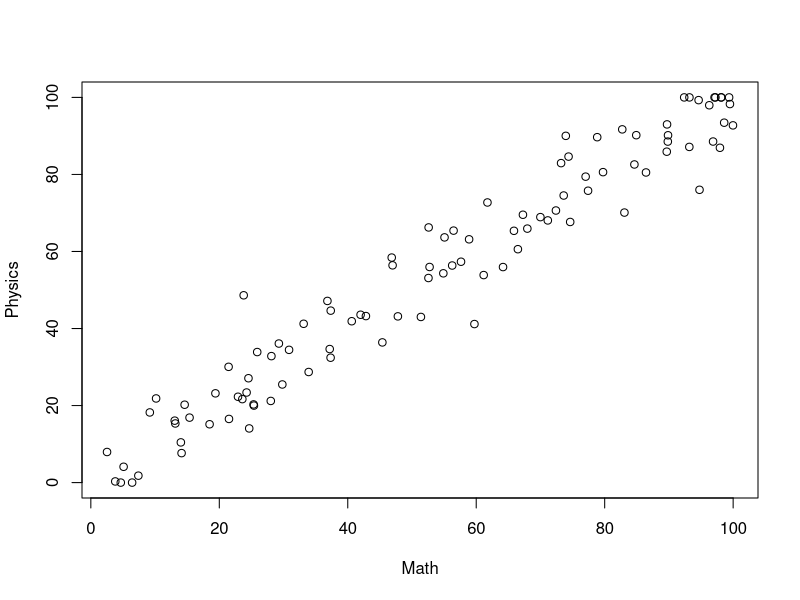
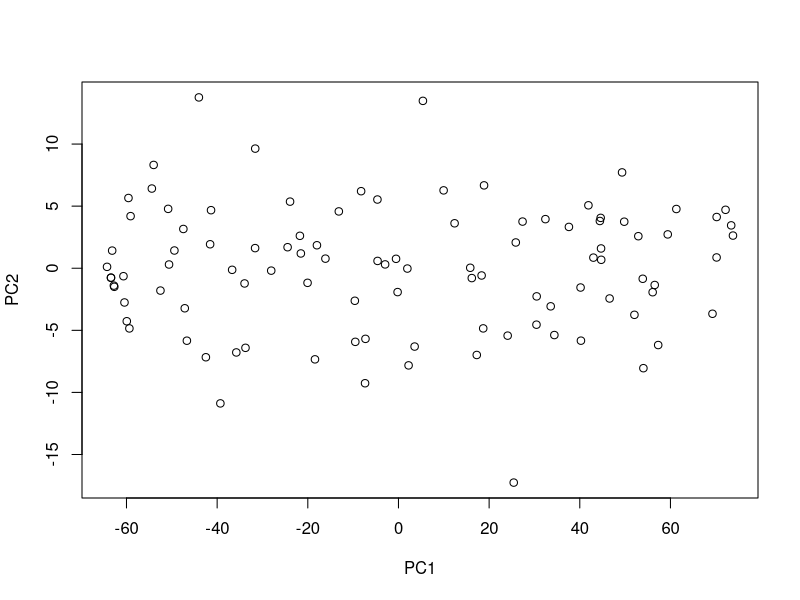
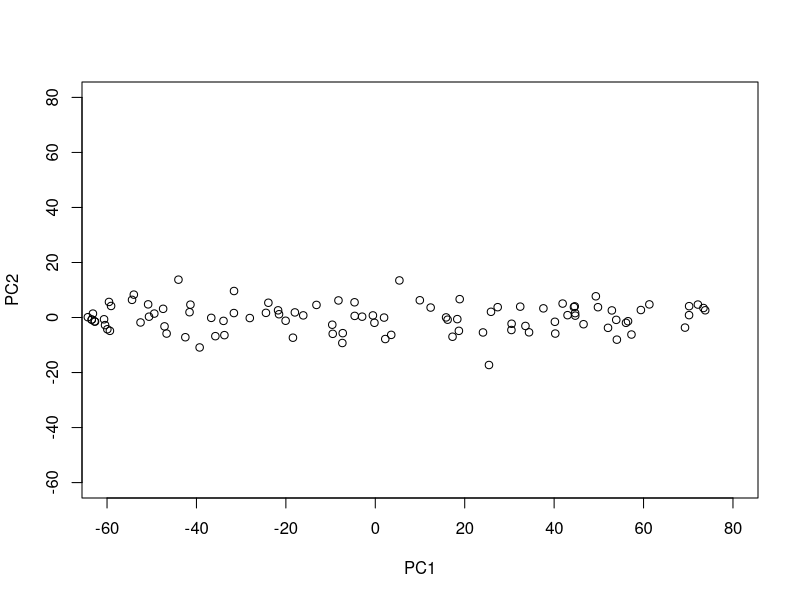
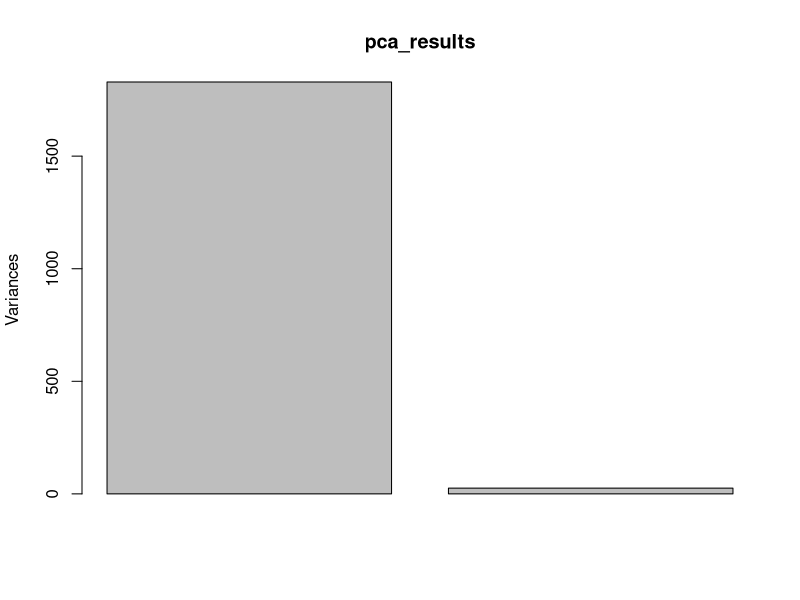
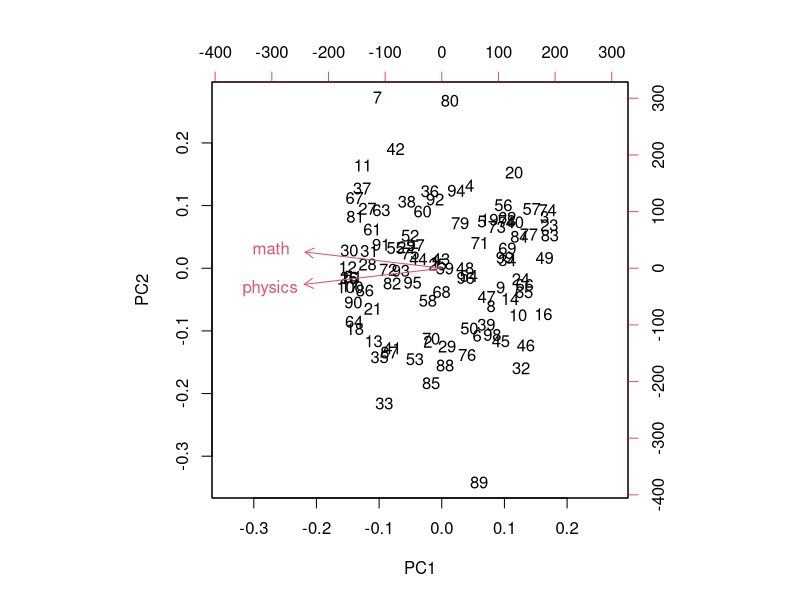

The R source for these figures, in order:
## ---- chunk 1
library(dplyr)
knitr::opts_chunk$set(echo = TRUE)
## ---- chunk 2
set.seed(1337)
mathScore <- runif(100) * 100
physicsScore <- mathScore + rnorm(100, sd = 8)

#Let's make sure that there are no negative marks:
physicsScore <- pmax(0, physicsScore)

#And let's make sure that there are no marks greater than 100:
physicsScore <- pmin(100, physicsScore)

allTestResults <- data.frame(math = mathScore, physics = physicsScore)
plot(allTestResults$math, allTestResults$physics, xlab = "Math", ylab = "Physics")
## ---- chunk 3
cor(allTestResults$math, allTestResults$physics)
## ---- chunk 4
pca_results <- prcomp(allTestResults, center = TRUE) #Don't need to scale, since both axes already on same scale, but centering is NB

print (pca_results)
plot(pca_results$x)
## ---- chunk 5
# Let's scale the plot:
plot(pca_results$x, xlim = c(-60, 80), ylim = c(-60, 80))
## ---- chunk 6
screeplot(pca_results)
## ---- chunk 7
pov <- pca_results$sdev^2/sum(pca_results$sdev^2)
## ---- chunk 8
biplot(pca_results)
## ---- chunk 9
# allTestResults[8, ]
# allTestResults[34, ]
# allTestResults[100, ]
# allTestResults[57, ]
# allTestResults[84, ]
# allTestResults[39, ]
## ---- chunk 10
allTestResults[8, ]
allTestResults[34, ]
allTestResults[100, ]
allTestResults[57, ]
allTestResults[84, ]
allTestResults[39, ]
